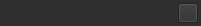
<?xml version="1.0" encoding="UTF-8"?>
<ui version="4.0">
 <class>DockWidgetTitleBar</class>
 <widget class="QWidget" name="DockWidgetTitleBar">
  <property name="geometry">
   <rect>
    <x>0</x>
    <y>0</y>
    <width>201</width>
    <height>26</height>
   </rect>
  </property>
  <property name="windowTitle">
   <string>Form</string>
  </property>
  <property name="styleSheet">
   <string notr="true">background-color: rgb(47, 47, 47);</string>
  </property>
  <layout class="QHBoxLayout" name="horizontalLayout">
   <property name="spacing">
    <number>3</number>
   </property>
   <property name="leftMargin">
    <number>3</number>
   </property>
   <property name="topMargin">
    <number>3</number>
   </property>
   <property name="rightMargin">
    <number>3</number>
   </property>
   <property name="bottomMargin">
    <number>3</number>
   </property>
   <item>
    <widget class="QWidget" name="grabHandle" native="true"/>
   </item>
   <item>
    <widget class="QPushButton" name="btnMenu">
     <property name="sizePolicy">
      <sizepolicy hsizetype="Fixed" vsizetype="Fixed">
       <horstretch>0</horstretch>
       <verstretch>0</verstretch>
      </sizepolicy>
     </property>
     <property name="minimumSize">
      <size>
       <width>20</width>
       <height>20</height>
      </size>
     </property>
     <property name="maximumSize">
      <size>
       <width>20</width>
       <height>20</height>
      </size>
     </property>
     <property name="text">
      <string/>
     </property>
    </widget>
   </item>
  </layout>
 </widget>
 <resources/>
 <connections/>
</ui>
